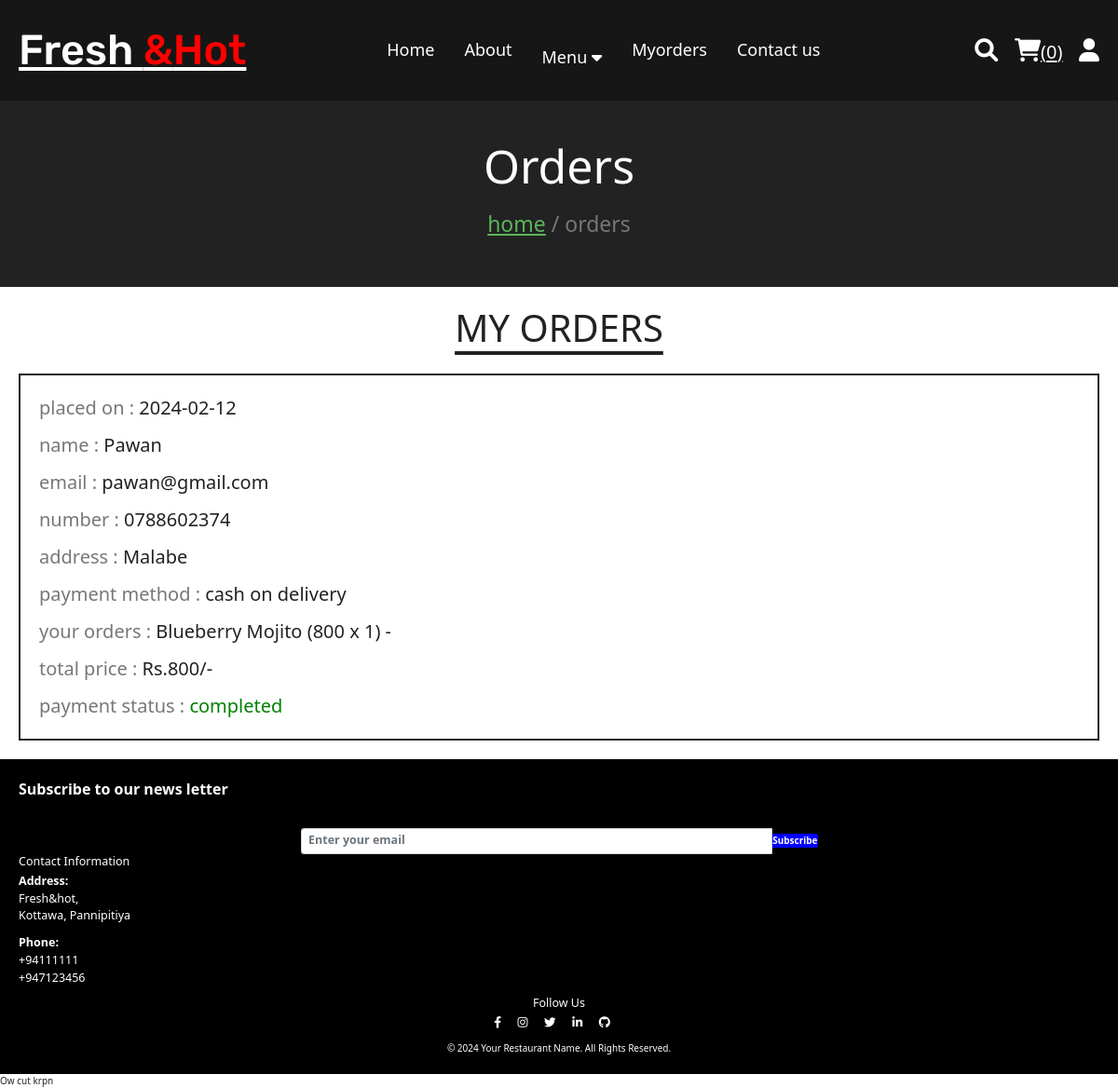
Screenshot of /orders.php (signed in) with the database file from the repository.
### tables this page shows
CREATE TABLE `orders` (
  `id` int(100) NOT NULL,
  `user_id` int(100) NOT NULL,
  `name` varchar(20) NOT NULL,
  `number` varchar(10) NOT NULL,
  `email` varchar(50) NOT NULL,
  `method` varchar(50) NOT NULL,
  `address` varchar(500) NOT NULL,
  `total_products` varchar(1000) NOT NULL,
  `total_price` int(100) NOT NULL,
  `placed_on` date NOT NULL DEFAULT current_timestamp(),
  `payment_status` varchar(20) NOT NULL DEFAULT 'pending'
);

### orders.php (the view, shortened to what this page needs)
<?php
include 'components/connect.php';
if(isset($_SESSION['user_id'])){
   $user_id = $_SESSION['user_id'];
}else{
   $user_id = '';
   header('location:home.php');
};
?>
<!DOCTYPE html>
<html lang="en">
<head>
   <link rel="stylesheet" href="https://cdnjs.cloudflare.com/ajax/libs/font-awesome/6.1.1/css/all.min.css">
   <link rel="stylesheet" href="css/style.css">
</head>
<body>
<?php include 'components/user_header.php'; ?>
<div class="heading">
   <h3>orders</h3>
   <p><a href="html.php">home</a> <span> / orders</span></p>
</div>
<section class="orders">
   <h1 class="title">My Orders</h1>
   <div class="box-container">
   <?php
      if($user_id == ''){
         echo '<p class="empty">please login to see your orders</p>';
      }else{
         $select_orders = $conn->prepare("SELECT * FROM `orders` WHERE user_id = ?");
         $select_orders->execute([$user_id]);
         if($select_orders->rowCount() > 0){
            while($fetch_orders = $select_orders->fetch(PDO::FETCH_ASSOC)){
   ?>
   <div class="box">
      <p>placed on : <span><?= $fetch_orders['placed_on']; ?></span></p>
      <p>name : <span><?= $fetch_orders['name']; ?></span></p>
      <p>email : <span><?= $fetch_orders['email']; ?></span></p>
      <p>number : <span><?= $fetch_orders['number']; ?></span></p>
      <p>address : <span><?= $fetch_orders['address']; ?></span></p>
      <p>payment method : <span><?= $fetch_orders['method']; ?></span></p>
      <p>your orders : <span><?= $fetch_orders['total_products']; ?></span></p>
      <p>total price : <span>Rs.<?= $fetch_orders['total_price']; ?>/-</span></p>
      <p> payment status : <span style="color:<?php if($fetch_orders['payment_status'] == 'pending'){ echo 'red'; }else{ echo 'green'; }; ?>"><?= $fetch_orders['payment_status']; ?></span> </p>
   </div>
   <?php
      }
      }else{
         echo '<p class="empty">no orders placed yet!</p>';
      }
      }
   ?>
   </div>
</section>
<?php include 'components/footer.php'; ?>
</body>
</html>

### css/style.css (style rules this page uses)
:root { --yellow:#5cb55c; --red:#e74c3c; --white:#fff; --black:#222; --light-color:#777; --border:.2rem solid var(--black); }
* { font-family:system-ui; margin:0; padding:0; box-sizing: border-box; outline: none; border: none; text-decoration: none; }
html { font-size: 62.5%; overflow-x: hidden; scroll-behavior: smooth; stop-opacity: 7rem; }
section { margin:0 auto; max-width: 1200px; padding:2rem; }
.title { text-align: center; margin-bottom: 2.5rem; font-size: 4rem; color:var(--black); text-transform: uppercase; text-decoration: underline; text-underline-offset: 1rem; }
.heading { display: flex; align-items: center; justify-content: center; gap:1rem; flex-flow: column; background-color: var(--black); min-height: 20rem; }
.heading h3 { font-size: 5rem; color:var(--white); text-transform: capitalize; }
.heading p { font-size: 2.3rem; color:var(--light-color); }
.heading p a { color:var(--yellow); }
.orders .box-container { display: flex; flex-wrap: wrap; gap:1.5rem; align-items: flex-start; }
.orders .box-container .box { padding:1rem 2rem; border:var(--border); flex:1 1 40rem; }
.orders .box-container .box p { line-height: 1.5; margin:1rem 0; font-size: 2rem; color:var(--light-color); }
.orders .box-container .box p span { color:var(--black); }

### rows the page displays
orders: placed_on "2024-02-12", name "Pawan", email "pawan@gmail.com", number "0788602374", address "Malabe", method "cash on delivery", total_products "Blueberry Mojito (800 x 1) -", total_price "800", payment_status "completed"

### other values shown
$total_cart_items "0"
